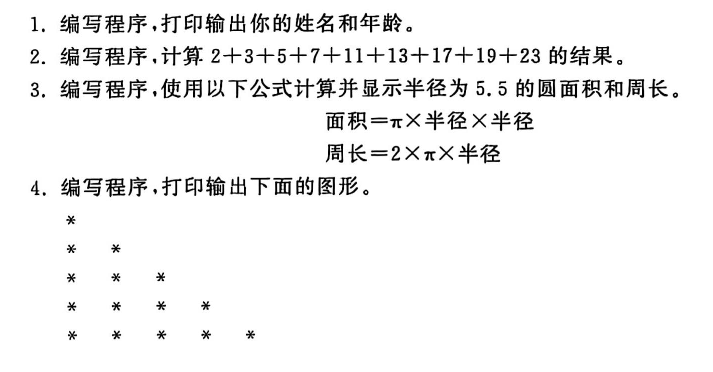
#> input picture tools/exercise_bank/sources/Chapter01.png, 713 x 372 px; the run also reads 1 picture not shown here
$ python build.py
#> lines starting #> are read from the running program, lines starting #| are printed output that depends on the picture
"""Build the bundled exercise bank from reviewed transcriptions and source scans.

Requires Python 3 and Pillow. Run from any directory:
    python tools/exercise_bank/build.py
Source scans are retained for reproducible extraction, not loaded at app runtime.
"""
from __future__ import annotations

import hashlib
import io
import json
from pathlib import Path
import shutil
import sqlite3

from PIL import Image
from chapters_05_19 import COUNTS as NEW_COUNTS, transcribe as transcribe_new

ROOT = Path(__file__).resolve().parents[2]
SOURCES = Path(__file__).resolve().parent / 'sources'
OUTPUT = ROOT / 'src/main/resources/database/exercise.db'
ASSETS: dict[str, tuple[bytes, int, int]] = {}
ASSET_SOURCES: dict[str, dict] = {}
EXERCISES: list[dict] = []
CHAPTER_COUNTS = {1: 4, 2: 9, 3: 20, 4: 12, **NEW_COUNTS}


def p(text):
    return {'type': 'paragraph', 'inlines': [{'type': 'text', 'text': text}]}


def code(text):
    return {'type': 'code', 'language': 'text', 'text': text}


def extract(filename, box):
#> called with filename = 'Chapter01.png', box = (320, 106, 536, 135)
    with Image.open(SOURCES / filename) as source:
#> source is the input picture: PIL image 713x372 RGBA; mean R, G, B, A 242.8, 242.8, 242.8, 255
        assert 0 <= box[0] < box[2] <= source.width
        assert 0 <= box[1] < box[3] <= source.height
        region = source.crop(box).convert('RGB')
        buf = io.BytesIO()
        region.save(buf, format='PNG')
        data = buf.getvalue()
        digest = hashlib.sha256(data).hexdigest()
        ASSETS[digest] = (data, region.width, region.height)
        ASSET_SOURCES[digest] = {'file': filename, 'box': list(box)}
        return digest


def formula(latex, alt, filename, box):
    return {'type': 'formula', 'latex': latex, 'alt': alt,
            'assetId': extract(filename, box)}


def figure(alt, caption, filename, box):
    return {'type': 'image', 'alt': alt, 'caption': caption,
            'assetId': extract(filename, box)}


def add(chapter, number, title, *blocks, sources, uml=False):
    EXERCISES.append({'chapter': chapter, 'number': number, 'title': title,
                      'blocks': [p(b) if isinstance(b, str) else b for b in blocks],
                      'sources': sources, 'requireUml': uml})


def transcribe():
    c1 = ['Chapter01.png']
    add(1, 1, '输出姓名和年龄', '编写程序，打印输出你的姓名和年龄。', sources=c1)
    add(1, 2, '计算加法表达式', '编写程序，计算 2+3+5+7+11+17+19+23 的结果。', sources=c1)
    add(1, 3, '圆面积和周长', '编写程序，使用以下公式计算并显示半径为 5.5 的圆面积和周长。',
        formula(r'S=\pi r^2', '面积等于 π 乘以半径乘以半径', c1[0], (320, 106, 536, 135)),
        formula(r'C=2\pi r', '周长等于 2 乘以 π 乘以半径', c1[0], (320, 138, 506, 168)), sources=c1)
    add(1, 4, '打印星号三角形', '编写程序，打印输出下面的图形。',
        code('*\n*   *\n*   *   *\n*   *   *   *\n*   *   *   *   *'), sources=c1)

    a, b = 'Chapter02_1.png', 'Chapter02_2.png'
    add(2, 1, '华氏温度转换', '编写程序，从键盘输入一个 double 型的华氏温度，然后将其转换为摄氏温度输出。转换公式为：',
        formula(r'C=(5/9)\times(F-32)', '摄氏度等于 (5/9) 乘以 (华氏度减 32)，C 为摄氏度，F 为华氏度', a, (109, 44, 406, 72)), sources=[a])
#> call 3 of extract, with filename = 'Chapter02_1.png', box = (109, 44, 406, 72)
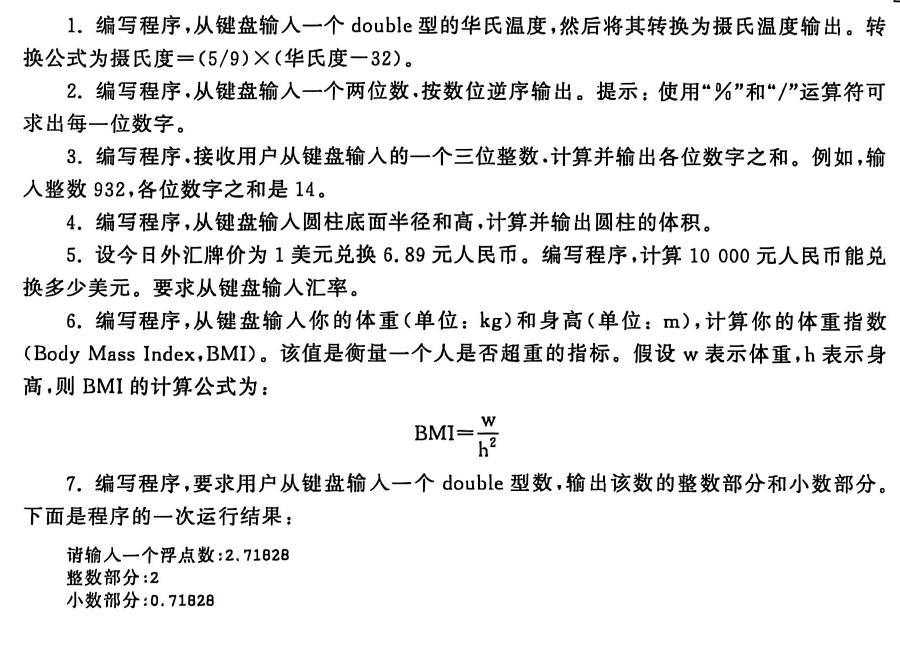
#> input picture tools/exercise_bank/sources/Chapter02_1.png, 900 x 648 px
#> in extract, source is the input picture: PIL image 900x648 RGBA; mean R, G, B, A 233.4, 233.4, 233.4, 255
#> in extract (call 3), `region = source.crop(box).convert('RGB')`:
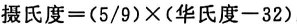
#> region: PIL image 297x28 RGB; min 0, max 255, mean 211.8
    add(2, 2, '两位数逆序输出', '编写程序，从键盘输入一个两位数，按数位逆序输出。提示：使用“%”和“/”运算符可求出每一位数字。', sources=[a])
    add(2, 3, '三位整数各位数字之和', '编写程序，接收用户从键盘输入的一个三位整数，计算并输出各位数字之和。例如，输入整数 932，各位数字之和是 14。', sources=[a])
    add(2, 4, '圆柱体积', '编写程序，从键盘输入圆柱底面半径和高，计算并输出圆柱的体积。', sources=[a])
    add(2, 5, '人民币兑换美元', '设今日外汇牌价为 1 美元兑换 6.89 元人民币。编写程序，计算 10 000 元人民币能兑换多少美元。要求从键盘输入汇率。', sources=[a])
    add(2, 6, '身体质量指数', '编写程序，从键盘输入你的体重（单位：kg）和身高（单位：m），计算你的体重指数（Body Mass Index，BMI）。该值是衡量一个人是否超重的指标。假设 w 表示体重，h 表示身高，则 BMI 的计算公式为：',
        formula(r'\mathrm{BMI}=\frac{w}{h^2}', 'BMI 等于体重 w 除以身高 h 的平方', a, (407, 408, 508, 461)), sources=[a])
#> call 4 of extract, with filename = 'Chapter02_1.png', box = (407, 408, 508, 461)
#> in extract (call 4), `region = source.crop(box).convert('RGB')`:
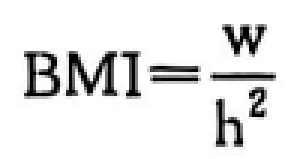
#> region: PIL image 101x53 RGB (shown 3 times larger); min 0, max 255, mean 230.6
    add(2, 7, '浮点数的整数与小数部分', '编写程序，要求用户从键盘输入一个 double 型数，输出该数的整数部分和小数部分。下面是程序的一次运行结果：',
        code('请输入一个浮点数:2.71828\n整数部分:2\n小数部分:0.71828'), sources=[a])
    add(2, 8, '计算根式表达式', '编写程序，要求用户从键盘输入 a、b 和 c 的值，计算下列表达式的值。',
        formula(r'\frac{-b+\sqrt{b^2-4ac}}{2a}', '负 b 加上 b 平方减 4ac 的平方根，再除以 2a', b, (374, 45, 537, 104)), sources=[b])
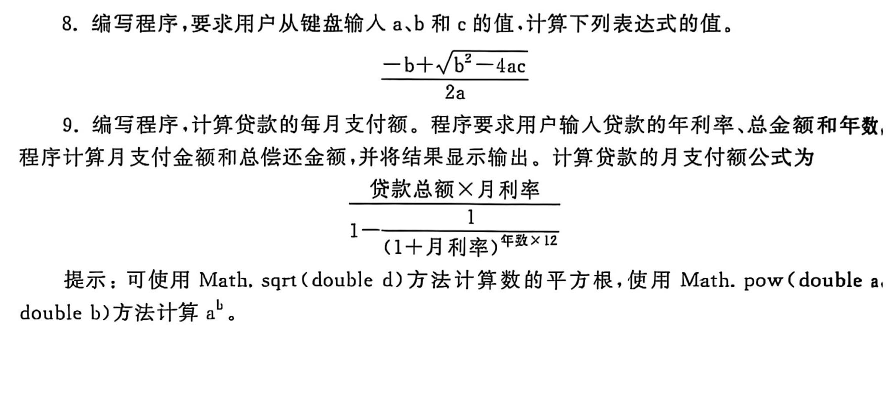
#> input picture tools/exercise_bank/sources/Chapter02_2.png, 891 x 408 px
#> in extract, source is the input picture: PIL image 891x408 RGBA; mean R, G, B, A 240.6, 240.6, 240.6, 255
#> in extract (call 5), `region = source.crop(box).convert('RGB')`:
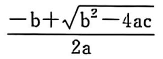
#> region: PIL image 163x59 RGB; min 0, max 255, mean 231.8
    add(2, 9, '贷款月支付额', '编写程序，计算贷款的每月支付额。程序要求用户输入贷款的年利率、总金额和年数。程序计算月支付金额和总偿还金额，并将结果显示输出。计算贷款的月支付额公式为：',
        formula(r'\frac{P r}{1-\frac{1}{(1+r)^{12y}}}', '月支付额等于贷款总额乘月利率，除以 1 减去 (1 加月利率) 的 (年数乘 12) 次方的倒数；P 为贷款总额，r 为月利率，y 为年数', b, (340, 174, 567, 262)),
        '提示：可使用 Math.sqrt(double d) 方法计算数的平方根，使用 Math.pow(double a, double b) 方法计算 a 的 b 次方。', sources=[b])
#> in extract (call 6), `region = source.crop(box).convert('RGB')`:
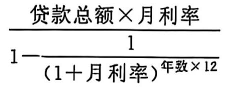
#> region: PIL image 227x88 RGB; min 0, max 255, mean 223.4

    a, b = 'Chapter03_1.png', 'Chapter03_2.png'
    add(3, 1, '判断奇偶数', '编写程序，要求用户从键盘上输入一个正整数，程序判断该数是奇数还是偶数。', sources=[a])
    add(3, 2, '判断闰年', '编写程序，要求用户从键盘上输入一个年份，输出该年是否闰年。符合下面两个条件之一的年份即为闰年：①能被 4 整除，但不能被 100 整除；②能被 400 整除。下面是程序的一次运行。',
        code('请输入年份:2017\n2017 年不是闰年。'), sources=[a])
    add(3, 3, '四个整数的最大值与最小值', '编写程序，要求用户从键盘输入 4 个整数，找出其中最大值和最小值并打印输出。要求使用尽可能少的 if（或 if-else）语句实现。提示：4 条 if 语句就够了。', sources=[a])
    add(3, 4, '一元二次方程的根', '可以使用下面的公式求一元二次方程 ax²+bx+c=0 的两个根：',
        formula(r'x_1=\frac{-b+\sqrt{b^2-4ac}}{2a},\quad x_2=\frac{-b-\sqrt{b^2-4ac}}{2a}', 'x1 和 x2 分别等于负 b 加、减判别式平方根后除以 2a', a, (209, 302, 664, 361)),
        'b²−4ac 称为一元二次方程的判别式，如果它是正值，那么方程有两个实数根；如果它为 0，方程就只有一个根；如果它是负值，方程无实根。',
        '编写程序，提示用户输入 a、b 和 c 的值，程序根据判别式显示方程的根。如果判别式为负值，显示“方程无实根”。提示：使用 Math.sqrt(n) 方法计算数 n 的平方根。', sources=[a])
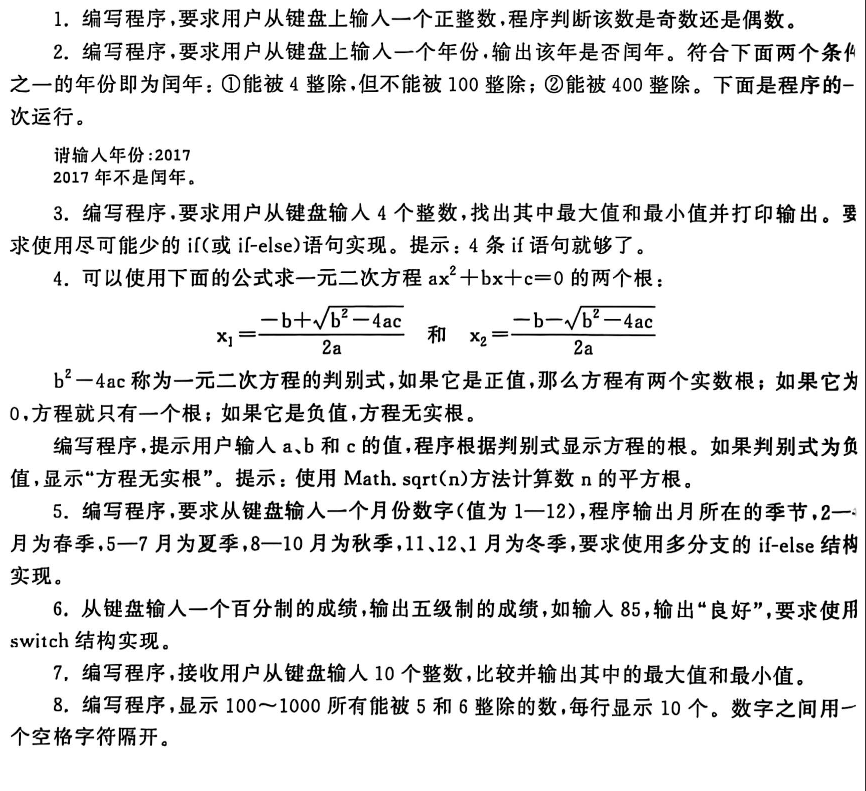
#> input picture tools/exercise_bank/sources/Chapter03_1.png, 866 x 791 px
#> in extract, source is the input picture: PIL image 866x791 RGBA; mean R, G, B, A 229.2, 229.2, 229.2, 255
#> (the rest of the program and of its run is left out)
